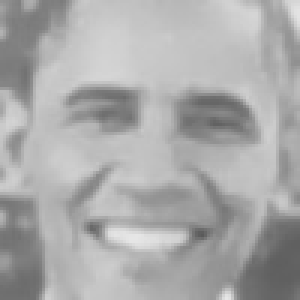
#> input picture dataset/obama_2/obama_10.jpg, 100 x 100 px, given in place of the camera (shown 3 times larger)
$ python getdata.py
#> lines starting #> are read from the running program, lines starting #| are printed output that depends on the picture; after the words box and inside, x2 and y2 are one past the last pixel; in counts of white or black regions, pixels touching at a corner belong together
import numpy as np
import cv2
import os

face_cascade = cv2.CascadeClassifier("haarcascade_frontalface_default.xml")

path_dataset = "dataset\\"

username = 'unknown'
#username = 'obama'
#username = "putin"

userid = 0
userfolder = "dataset\\" + username + "_" + str(userid)
if not os.path.isdir(userfolder):
    os.makedirs(userfolder)

cap = cv2.VideoCapture(0)
#facedetec = cv2.CascadeClassifier('haarcascade_frontalface_default.xml')

j = 1
while 1:
    filename = 'dataset\\'+username+'_'+str(userid)+'\\'+ username + '_' + str(int(j/10)) + '.jpg'
    # print(filename)
    #frame = cv2.imread(filename)
    _, frame = cap.read()
#> frame is the input picture: shape (100, 100, 3); min 90, max 230, mean 169.8
    gray = cv2.cvtColor(frame, cv2.COLOR_BGR2GRAY)
    faces = face_cascade.detectMultiScale(gray, 1.3, 5)
#> faces = [[8, 5, 87, 87]]
    for (x, y, w, h) in faces:
        cv2.rectangle(frame, (x, y), (x + w, y + h), (255, 0, 0), 2)
        cv2.putText(frame, f'Images Captured: {int(j/10)}/50', (30, 30), cv2.FONT_HERSHEY_SIMPLEX, 1, (255, 0, 20), 2,cv2.LINE_AA)
        roi_gray = gray[y:y + h, x:x + w]
        # # # roi_color = frame[y:y+h, x:x+w]
        image_to_train = cv2.resize(src=roi_gray, dsize=(100, 100))
        if cv2.imwrite(filename, image_to_train):
            j += 1
#> this loop made 1 pass
#> (x, y, w, h, j) on pass 1: (8, 5, 87, 87, 2)
#> pass 1, `roi_gray = gray[y:y + h, x:x + w]`:
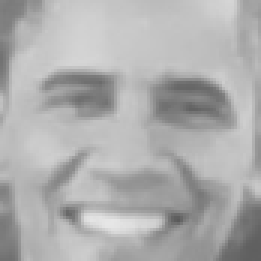
#> roi_gray: shape (87, 87) (shown 3 times larger); min 90, max 230, mean 173.7
#> after the loop:
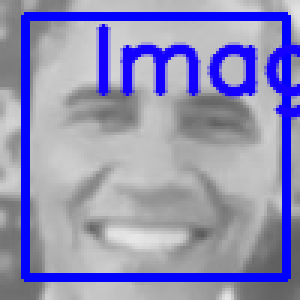
#> frame: shape (100, 100, 3) (shown 3 times larger); 18.31% of pixels changed, all inside (x1, y1, x2, y2) = (7, 4, 100, 94)
#> after the loop, j = 2
    cv2.imshow('Add new user',frame)
    if j ==500:
        break
    if cv2.waitKey(10) & 0xFF == ord('q'):
#> (key q is pressed here)
        break
cv2.waitKey(0)
cap.release()
cv2.destroyAllWindows()

$ run again, on dataset/obama_2/obama_11.jpg
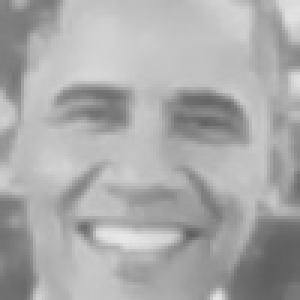
#> input picture dataset/obama_2/obama_11.jpg, 100 x 100 px, given in place of the camera (shown 3 times larger)
#> frame is the input picture: shape (100, 100, 3); min 93, max 231, mean 170.2
#> faces = [[4, 4, 89, 89]]
#> the loop `for (x, y, w, h) in faces:` made 1 pass
#> (x, y, w, h, j) on pass 1: (4, 4, 89, 89, 2)
#> pass 1, `roi_gray = gray[y:y + h, x:x + w]`:
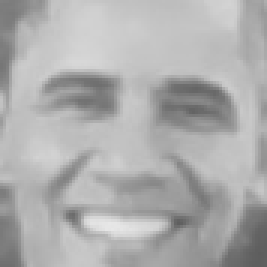
#> roi_gray: shape (89, 89) (shown 3 times larger); min 93, max 231, mean 173.6
#> after the loop `for (x, y, w, h) in faces:`:
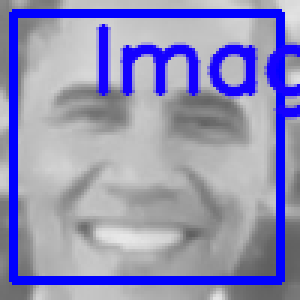
#> frame: shape (100, 100, 3) (shown 3 times larger); 18.47% of pixels changed, all inside (x1, y1, x2, y2) = (3, 3, 100, 95)
#> after the loop `for (x, y, w, h) in faces:`: j = 2
